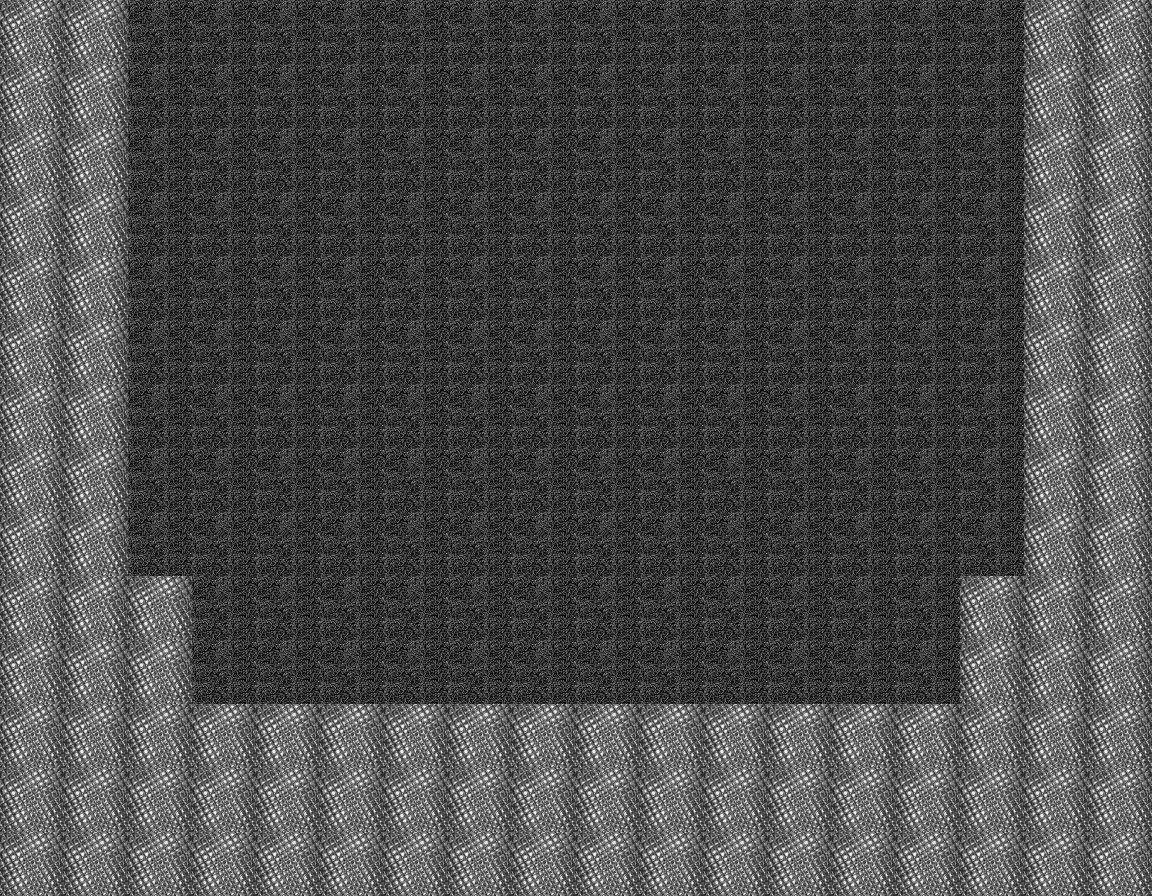

This game map was drawn from its Tiled (.tmx) file and the tilesets committed beside it. A one-line description and the trimmed map source follow:
An orthogonal 18x14 tile map with 64x64 px tiles, 1 tile layer (Tile Layer 1).

<map version="1.0" orientation="orthogonal" width="18" height="14" tilewidth="64" tileheight="64">
 <tileset firstgid="1" name="lich lair" tilewidth="64" tileheight="64">
  <image source="lich lair.png" width="128" height="64" />
  <tile id="1">
   <properties>
    <property name="blocked" value="true" />
   </properties>
  </tile>
 </tileset>
 <layer name="Tile Layer 1" width="18" height="14">
  <data>[252 cells, 252 non-empty, 2 distinct tile ids]</data>
 </layer>
</map>